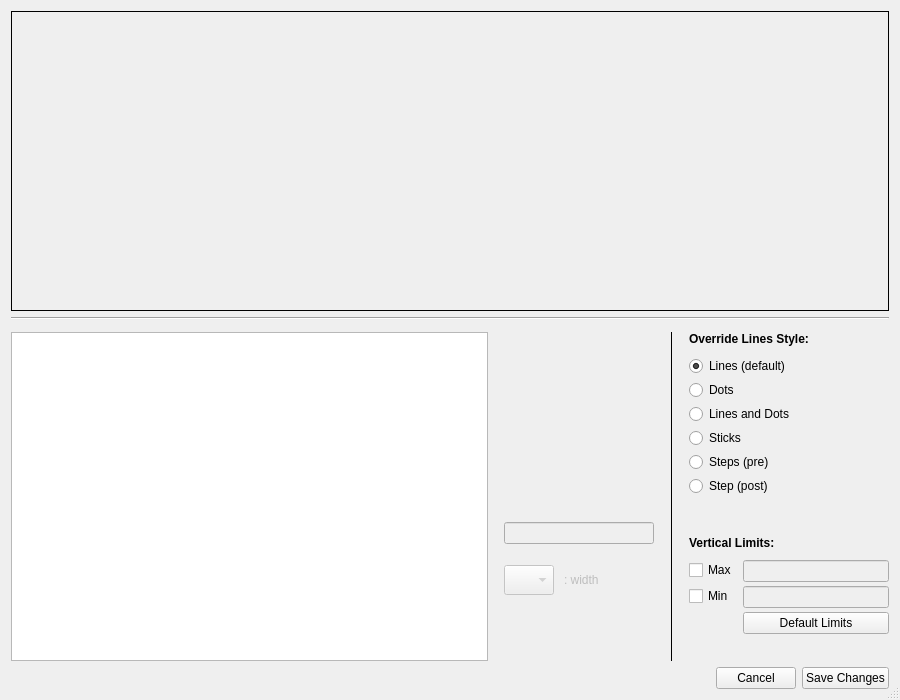
<?xml version="1.0" encoding="UTF-8"?>
<ui version="4.0">
 <class>PlotWidgetEditor</class>
 <widget class="QDialog" name="PlotWidgetEditor">
  <property name="geometry">
   <rect>
    <x>0</x>
    <y>0</y>
    <width>900</width>
    <height>700</height>
   </rect>
  </property>
  <property name="minimumSize">
   <size>
    <width>900</width>
    <height>700</height>
   </size>
  </property>
  <property name="maximumSize">
   <size>
    <width>16777215</width>
    <height>16777215</height>
   </size>
  </property>
  <property name="windowTitle">
   <string>Edit the Plot Area</string>
  </property>
  <property name="sizeGripEnabled">
   <bool>true</bool>
  </property>
  <property name="modal">
   <bool>false</bool>
  </property>
  <layout class="QVBoxLayout" name="verticalLayout_2">
   <item>
    <widget class="QFrame" name="framePlotPreview">
     <property name="minimumSize">
      <size>
       <width>800</width>
       <height>300</height>
      </size>
     </property>
     <property name="frameShape">
      <enum>QFrame::Box</enum>
     </property>
    </widget>
   </item>
   <item>
    <widget class="Line" name="line">
     <property name="orientation">
      <enum>Qt::Horizontal</enum>
     </property>
    </widget>
   </item>
   <item>
    <widget class="QWidget" name="widgetBottom" native="true">
     <property name="minimumSize">
      <size>
       <width>0</width>
       <height>250</height>
      </size>
     </property>
     <property name="maximumSize">
      <size>
       <width>16777215</width>
       <height>16777215</height>
      </size>
     </property>
     <layout class="QHBoxLayout" name="horizontalLayout" stretch="2,0,0,0">
      <property name="spacing">
       <number>16</number>
      </property>
      <property name="leftMargin">
       <number>0</number>
      </property>
      <property name="topMargin">
       <number>6</number>
      </property>
      <property name="rightMargin">
       <number>0</number>
      </property>
      <property name="bottomMargin">
       <number>0</number>
      </property>
      <item>
       <widget class="QWidget" name="widgetNames" native="true">
        <property name="minimumSize">
         <size>
          <width>300</width>
          <height>0</height>
         </size>
        </property>
        <layout class="QVBoxLayout" name="verticalLayout_3">
         <property name="spacing">
          <number>0</number>
         </property>
         <property name="leftMargin">
          <number>0</number>
         </property>
         <property name="topMargin">
          <number>0</number>
         </property>
         <property name="rightMargin">
          <number>0</number>
         </property>
         <property name="bottomMargin">
          <number>0</number>
         </property>
         <item>
          <widget class="QListWidget" name="listWidget">
           <property name="sizePolicy">
            <sizepolicy hsizetype="Expanding" vsizetype="Minimum">
             <horstretch>0</horstretch>
             <verstretch>0</verstretch>
            </sizepolicy>
           </property>
           <property name="minimumSize">
            <size>
             <width>300</width>
             <height>0</height>
            </size>
           </property>
           <property name="maximumSize">
            <size>
             <width>16777215</width>
             <height>16777215</height>
            </size>
           </property>
           <property name="focusPolicy">
            <enum>Qt::ClickFocus</enum>
           </property>
           <property name="editTriggers">
            <set>QAbstractItemView::NoEditTriggers</set>
           </property>
           <property name="selectionMode">
            <enum>QAbstractItemView::SingleSelection</enum>
           </property>
           <property name="selectionBehavior">
            <enum>QAbstractItemView::SelectRows</enum>
           </property>
          </widget>
         </item>
        </layout>
       </widget>
      </item>
      <item>
       <widget class="QWidget" name="widgetColor" native="true">
        <property name="enabled">
         <bool>false</bool>
        </property>
        <property name="minimumSize">
         <size>
          <width>150</width>
          <height>250</height>
         </size>
        </property>
        <property name="maximumSize">
         <size>
          <width>150</width>
          <height>16777215</height>
         </size>
        </property>
        <layout class="QVBoxLayout" name="verticalLayout_6">
         <property name="spacing">
          <number>10</number>
         </property>
         <property name="leftMargin">
          <number>0</number>
         </property>
         <property name="topMargin">
          <number>0</number>
         </property>
         <property name="rightMargin">
          <number>0</number>
         </property>
         <property name="bottomMargin">
          <number>0</number>
         </property>
         <item>
          <widget class="QWidget" name="widgetWheel" native="true">
           <property name="minimumSize">
            <size>
             <width>150</width>
             <height>180</height>
            </size>
           </property>
           <property name="maximumSize">
            <size>
             <width>150</width>
             <height>180</height>
            </size>
           </property>
          </widget>
         </item>
         <item>
          <widget class="LineEdit" name="editColotText">
           <property name="focusPolicy">
            <enum>Qt::ClickFocus</enum>
           </property>
          </widget>
         </item>
         <item>
          <layout class="QFormLayout" name="formLayout_2">
           <property name="topMargin">
            <number>11</number>
           </property>
           <item row="0" column="0">
            <widget class="QComboBox" name="comboBoxWidth">
             <property name="minimumSize">
              <size>
               <width>50</width>
               <height>30</height>
              </size>
             </property>
             <property name="maximumSize">
              <size>
               <width>50</width>
               <height>30</height>
              </size>
             </property>
             <property name="insertPolicy">
              <enum>QComboBox::NoInsert</enum>
             </property>
             <property name="sizeAdjustPolicy">
              <enum>QComboBox::AdjustToContents</enum>
             </property>
             <property name="iconSize">
              <size>
               <width>22</width>
               <height>22</height>
              </size>
             </property>
             <property name="frame">
              <bool>true</bool>
             </property>
             <item>
              <property name="text">
               <string/>
              </property>
              <property name="icon">
               <iconset resource="resource.qrc">
                <normaloff>:/resources/svg/line_width_1_0.svg</normaloff>:/resources/svg/line_width_1_0.svg</iconset>
              </property>
             </item>
             <item>
              <property name="text">
               <string/>
              </property>
              <property name="icon">
               <iconset resource="resource.qrc">
                <normaloff>:/resources/svg/line_width_1_5.svg</normaloff>:/resources/svg/line_width_1_5.svg</iconset>
              </property>
             </item>
             <item>
              <property name="text">
               <string/>
              </property>
              <property name="icon">
               <iconset resource="resource.qrc">
                <normaloff>:/resources/svg/line_width_2_0.svg</normaloff>:/resources/svg/line_width_2_0.svg</iconset>
              </property>
             </item>
             <item>
              <property name="text">
               <string/>
              </property>
              <property name="icon">
               <iconset resource="resource.qrc">
                <normaloff>:/resources/svg/line_width_3_0.svg</normaloff>:/resources/svg/line_width_3_0.svg</iconset>
              </property>
             </item>
            </widget>
           </item>
           <item row="0" column="1">
            <widget class="QLabel" name="label_3">
             <property name="text">
              <string>: width</string>
             </property>
            </widget>
           </item>
          </layout>
         </item>
         <item>
          <spacer name="verticalSpacer_2">
           <property name="orientation">
            <enum>Qt::Vertical</enum>
           </property>
           <property name="sizeHint" stdset="0">
            <size>
             <width>20</width>
             <height>40</height>
            </size>
           </property>
          </spacer>
         </item>
        </layout>
       </widget>
      </item>
      <item>
       <widget class="Line" name="line_2">
        <property name="frameShadow">
         <enum>QFrame::Plain</enum>
        </property>
        <property name="orientation">
         <enum>Qt::Vertical</enum>
        </property>
       </widget>
      </item>
      <item>
       <widget class="QWidget" name="widgetMore" native="true">
        <property name="enabled">
         <bool>true</bool>
        </property>
        <property name="minimumSize">
         <size>
          <width>200</width>
          <height>350</height>
         </size>
        </property>
        <property name="maximumSize">
         <size>
          <width>200</width>
          <height>16777215</height>
         </size>
        </property>
        <layout class="QVBoxLayout" name="verticalLayout_4">
         <property name="spacing">
          <number>10</number>
         </property>
         <property name="leftMargin">
          <number>0</number>
         </property>
         <property name="topMargin">
          <number>0</number>
         </property>
         <property name="rightMargin">
          <number>0</number>
         </property>
         <property name="bottomMargin">
          <number>0</number>
         </property>
         <item>
          <widget class="QLabel" name="label">
           <property name="font">
            <font>
             <weight>75</weight>
             <bold>true</bold>
            </font>
           </property>
           <property name="text">
            <string>Override Lines Style:</string>
           </property>
          </widget>
         </item>
         <item>
          <widget class="QFrame" name="frameStyle">
           <property name="minimumSize">
            <size>
             <width>200</width>
             <height>170</height>
            </size>
           </property>
           <property name="maximumSize">
            <size>
             <width>400</width>
             <height>170</height>
            </size>
           </property>
           <layout class="QVBoxLayout" name="verticalLayout_5">
            <property name="spacing">
             <number>4</number>
            </property>
            <property name="leftMargin">
             <number>0</number>
            </property>
            <property name="topMargin">
             <number>0</number>
            </property>
            <property name="rightMargin">
             <number>0</number>
            </property>
            <property name="bottomMargin">
             <number>0</number>
            </property>
            <item>
             <widget class="QRadioButton" name="radioDefault">
              <property name="font">
               <font>
                <weight>50</weight>
                <italic>false</italic>
                <bold>false</bold>
               </font>
              </property>
              <property name="focusPolicy">
               <enum>Qt::NoFocus</enum>
              </property>
              <property name="text">
               <string>Lines (default)</string>
              </property>
              <property name="checked">
               <bool>true</bool>
              </property>
             </widget>
            </item>
            <item>
             <widget class="QRadioButton" name="radioPoints">
              <property name="focusPolicy">
               <enum>Qt::NoFocus</enum>
              </property>
              <property name="text">
               <string>Dots</string>
              </property>
             </widget>
            </item>
            <item>
             <widget class="QRadioButton" name="radioBoth">
              <property name="focusPolicy">
               <enum>Qt::NoFocus</enum>
              </property>
              <property name="text">
               <string>Lines and Dots</string>
              </property>
             </widget>
            </item>
            <item>
             <widget class="QRadioButton" name="radioSticks">
              <property name="focusPolicy">
               <enum>Qt::NoFocus</enum>
              </property>
              <property name="text">
               <string>Sticks</string>
              </property>
             </widget>
            </item>
            <item>
             <widget class="QRadioButton" name="radioSteps">
              <property name="focusPolicy">
               <enum>Qt::NoFocus</enum>
              </property>
              <property name="text">
               <string>Steps (pre)</string>
              </property>
             </widget>
            </item>
            <item>
             <widget class="QRadioButton" name="radioStepsInv">
              <property name="focusPolicy">
               <enum>Qt::NoFocus</enum>
              </property>
              <property name="text">
               <string>Step (post)</string>
              </property>
             </widget>
            </item>
            <item>
             <spacer name="verticalSpacer_3">
              <property name="orientation">
               <enum>Qt::Vertical</enum>
              </property>
              <property name="sizeHint" stdset="0">
               <size>
                <width>20</width>
                <height>40</height>
               </size>
              </property>
             </spacer>
            </item>
           </layout>
          </widget>
         </item>
         <item>
          <widget class="QLabel" name="label_2">
           <property name="font">
            <font>
             <weight>75</weight>
             <bold>true</bold>
            </font>
           </property>
           <property name="text">
            <string>Vertical Limits:</string>
           </property>
          </widget>
         </item>
         <item>
          <widget class="QFrame" name="frameLimits">
           <property name="minimumSize">
            <size>
             <width>200</width>
             <height>0</height>
            </size>
           </property>
           <property name="maximumSize">
            <size>
             <width>16777215</width>
             <height>200</height>
            </size>
           </property>
           <layout class="QFormLayout" name="formLayout">
            <property name="horizontalSpacing">
             <number>6</number>
            </property>
            <property name="verticalSpacing">
             <number>4</number>
            </property>
            <property name="leftMargin">
             <number>0</number>
            </property>
            <property name="topMargin">
             <number>0</number>
            </property>
            <property name="rightMargin">
             <number>0</number>
            </property>
            <property name="bottomMargin">
             <number>0</number>
            </property>
            <item row="1" column="0">
             <widget class="QCheckBox" name="checkBoxMax">
              <property name="focusPolicy">
               <enum>Qt::NoFocus</enum>
              </property>
              <property name="text">
               <string>Max</string>
              </property>
             </widget>
            </item>
            <item row="1" column="1">
             <widget class="LineEdit" name="lineLimitMax">
              <property name="enabled">
               <bool>false</bool>
              </property>
              <property name="focusPolicy">
               <enum>Qt::ClickFocus</enum>
              </property>
             </widget>
            </item>
            <item row="2" column="0">
             <widget class="QCheckBox" name="checkBoxMin">
              <property name="focusPolicy">
               <enum>Qt::NoFocus</enum>
              </property>
              <property name="text">
               <string>Min</string>
              </property>
             </widget>
            </item>
            <item row="2" column="1">
             <widget class="LineEdit" name="lineLimitMin">
              <property name="enabled">
               <bool>false</bool>
              </property>
              <property name="focusPolicy">
               <enum>Qt::ClickFocus</enum>
              </property>
             </widget>
            </item>
            <item row="3" column="1">
             <layout class="QHBoxLayout" name="horizontalLayout_2">
              <property name="topMargin">
               <number>0</number>
              </property>
              <item>
               <widget class="QPushButton" name="pushButtonReset">
                <property name="minimumSize">
                 <size>
                  <width>110</width>
                  <height>0</height>
                 </size>
                </property>
                <property name="maximumSize">
                 <size>
                  <width>16777215</width>
                  <height>16777215</height>
                 </size>
                </property>
                <property name="focusPolicy">
                 <enum>Qt::NoFocus</enum>
                </property>
                <property name="layoutDirection">
                 <enum>Qt::LeftToRight</enum>
                </property>
                <property name="text">
                 <string>Default Limits</string>
                </property>
                <property name="flat">
                 <bool>false</bool>
                </property>
               </widget>
              </item>
             </layout>
            </item>
           </layout>
          </widget>
         </item>
         <item>
          <spacer name="verticalSpacer">
           <property name="orientation">
            <enum>Qt::Vertical</enum>
           </property>
           <property name="sizeHint" stdset="0">
            <size>
             <width>20</width>
             <height>40</height>
            </size>
           </property>
          </spacer>
         </item>
        </layout>
       </widget>
      </item>
     </layout>
    </widget>
   </item>
   <item>
    <layout class="QHBoxLayout" name="horizontalLayout_3">
     <property name="topMargin">
      <number>0</number>
     </property>
     <item>
      <spacer name="horizontalSpacer">
       <property name="orientation">
        <enum>Qt::Horizontal</enum>
       </property>
       <property name="sizeHint" stdset="0">
        <size>
         <width>40</width>
         <height>20</height>
        </size>
       </property>
      </spacer>
     </item>
     <item>
      <widget class="QPushButton" name="pushButtonCancel">
       <property name="focusPolicy">
        <enum>Qt::NoFocus</enum>
       </property>
       <property name="text">
        <string>Cancel</string>
       </property>
      </widget>
     </item>
     <item>
      <widget class="QPushButton" name="pushButtonSave">
       <property name="focusPolicy">
        <enum>Qt::NoFocus</enum>
       </property>
       <property name="text">
        <string>Save Changes</string>
       </property>
      </widget>
     </item>
    </layout>
   </item>
  </layout>
 </widget>
 <customwidgets>
  <customwidget>
   <class>LineEdit</class>
   <extends>QLineEdit</extends>
   <header>PlotJuggler/line_edit.h</header>
  </customwidget>
 </customwidgets>
 <resources>
  <include location="resource.qrc"/>
 </resources>
 <connections/>
</ui>
